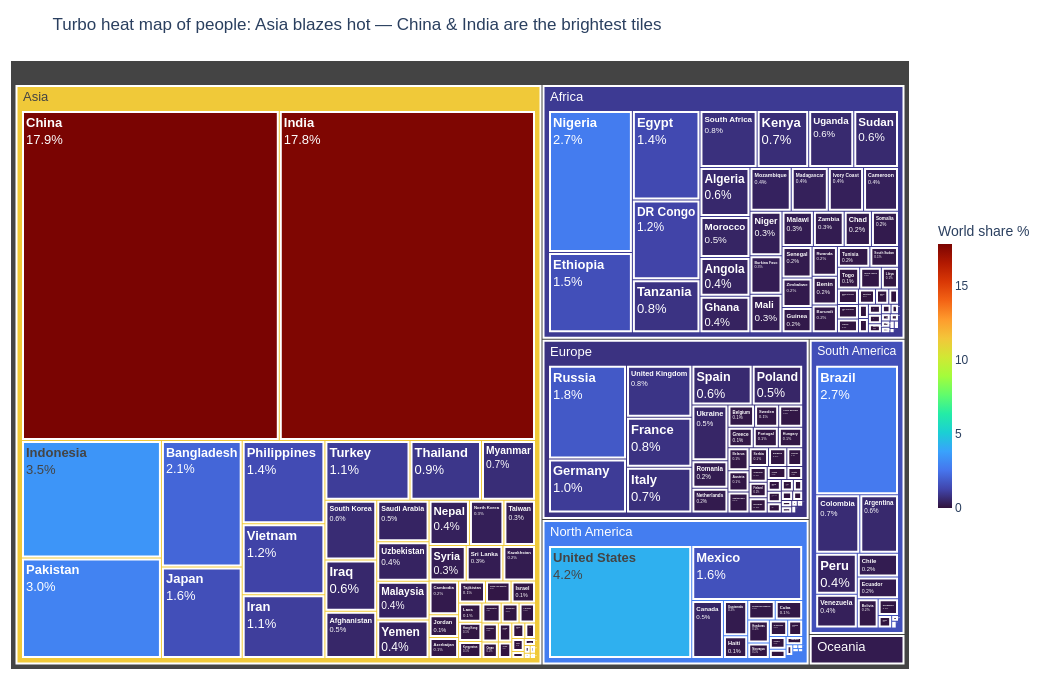

Notebook code cell kept with this figure:
### Markdown cell above
**Chart choice & justification:** *Which chart did you choose, and why? Justify design choices.

**Treemap** coloured by **world population share** on a Turbo continuous scale (not flat continent fills). Area = headcount hierarchy; heat = global importance — China and India light up.

### Code cell
# Q6 — WHY a TREEMAP?
# Need *two hierarchy levels* (continent → country) in one figure → treemap nests both.
# Tile area = 2022 headcount (additive); colour = world share % so China/India heat up.
# Better than stacked bars here because there are many countries per continent.

fig = px.treemap(
    df, path=['Continent', 'Country'], values='2022 Population',
    color='World share (%)', color_continuous_scale='Turbo',
    template='plotly_white', height=680, width=1050,
)
fig.update_traces(
    texttemplate='<b>%{label}</b><br>%{percentEntry:.1%}',
    textfont=dict(size=13),
    hovertemplate='<b>%{label}</b><br>%{value:,.0f} people<br>%{percentRoot:.1%} of world<br>World share: %{color:.2f}%<extra></extra>',
    marker=dict(line=dict(width=2, color='white')),
)
fig.update_layout(
    title="Turbo heat map of people: Asia blazes hot — China & India are the brightest tiles",
    font=dict(family='Arial', size=12),
    coloraxis_colorbar=dict(title='World share %', thickness=14, len=0.5),
    margin=dict(l=10, r=10, t=60, b=10),
)
fig.show()

### Figure 1 — Plotly figure (JSON) as saved in the notebook; plotly's stock layout.template omitted (floating-point values rounded to 4 significant figures; data arrays with more than 128 entries replaced by an {"elided": "..."} marker saying what was removed)
{"data": [{"branchvalues": "total", "customdata": {"elided": "240x1 float values"}, "domain": {"x": [0, 1], "y": [0, 1]}, "hovertemplate": "<b>%{label}</b><br>%{value:,.0f} people<br>%{percentRoot:.1%} of world<br>World share: %{color:.2f}%<extra></extra>", "ids": {"elided": "240 str values"}, "labels": {"elided": "240 str values"}, "marker": {"coloraxis": "coloraxis", "colors": {"elided": "240 float values"}, "line": {"color": "white", "width": 2}}, "name": "", "parents": {"elided": "240 str values"}, "textfont": {"size": 13}, "texttemplate": "<b>%{label}</b><br>%{percentEntry:.1%}", "type": "treemap", "values": {"elided": "240 float values"}}], "layout": {"coloraxis": {"autocolorscale": false, "colorbar": {"len": 0.5, "thickness": 14, "title": {"text": "World share %"}}, "colorscale": [[0, "#30123b"], [0.07143, "#4145ab"], [0.1429, "#4675ed"], [0.2143, "#39a2fc"], [0.2857, "#1bcfd4"], [0.3571, "#24eca6"], [0.4286, "#61fc6c"], [0.5, "#a4fc3b"], [0.5714, "#d1e834"], [0.6429, "#f3c63a"], [0.7143, "#fe9b2d"], [0.7857, "#f36315"], [0.8571, "#d93806"], [0.9286, "#b11901"], [1, "#7a0402"]]}, "font": {"family": "Arial", "size": 12}, "height": 680, "legend": {"tracegroupgap": 0}, "margin": {"b": 10, "l": 10, "r": 10, "t": 60}, "title": {"text": "Turbo heat map of people: Asia blazes hot — China & India are the brightest tiles"}, "width": 1050}}
